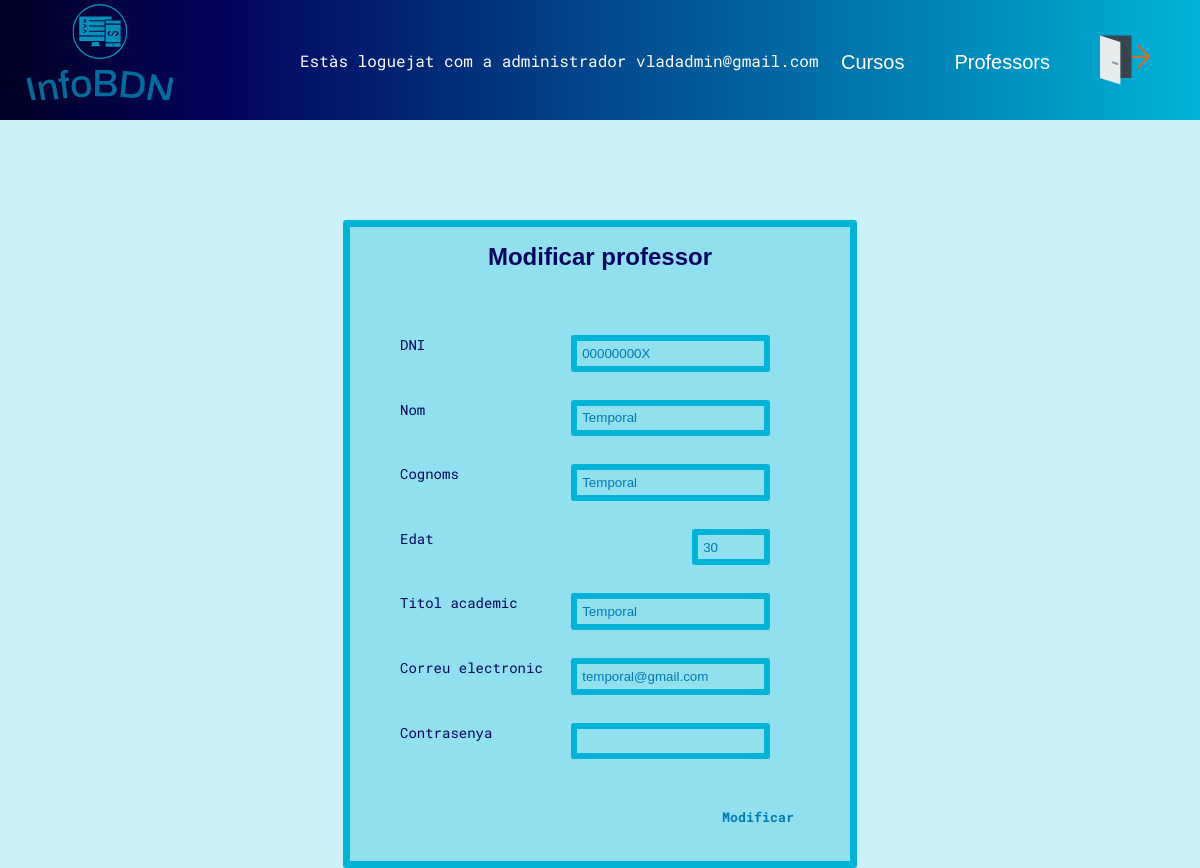
/InfoBDN/edit_prof.php?dni=00000000X (signed in), run on the app's committed database.
### tables this page shows
CREATE TABLE `professor` (
  `DNI` varchar(12) NOT NULL,
  `Nom` varchar(20) NOT NULL,
  `Cognoms` varchar(20) NOT NULL,
  `Edat` int(2) NOT NULL DEFAULT 30,
  `Titol_academic` varchar(20) NOT NULL,
  `Foto` varchar(255) NOT NULL,
  `Mail` varchar(55) NOT NULL,
  `Actiu` varchar(2) NOT NULL DEFAULT 'si',
  `password` varchar(55) NOT NULL
);

### InfoBDN/edit_prof.php (the view, shortened to what this page needs)
<!DOCTYPE html>
<html lang="ca">
<head>
    <link rel="stylesheet" href="style.css">
</head>
<body>
    <?php
    include "functions.php";
    $bddcon = getBddConn();
    if (isset($_SESSION["email"]) && $_SESSION["role"] == "admin") {
        if ($_POST) {
            $dni = $_POST['dni'];
            $nom = $_POST['nom'];
            $cognoms = $_POST['cognoms'];
            $edat = $_POST['edat'];
            $titol = $_POST['titol'];
            $email = $_POST['correu'];
            $password = $_POST['password'];
            $md5pass = md5($password);
            $sql = "UPDATE professor SET Nom='$nom', Cognoms='$cognoms', Edat='$edat', Titol_academic='$titol', Mail='$email', password='$md5pass' WHERE DNI LIKE '$dni'";
            $consulta = mysqli_query($bddcon, $sql);
            if (!$consulta) {
                echo mysqli_error($bddcon) . "<br>";
                echo "Error querry no valida " . $sql;
                echo "Redirigint..";
                echo "<META HTTP-EQUIV='REFRESH' CONTENT='3;URL=profs_admin.php'>";
            } else {
                echo "Professor modificat exitosament!!!";
                echo "<META HTTP-EQUIV='REFRESH' CONTENT='3;URL=profs_admin.php'>";
            }
        } else {
            if ($_REQUEST['dni']) {
                $dni = $_REQUEST['dni'];
                $sql = "SELECT * FROM professor WHERE DNI LIKE '$dni'";
                $consulta = mysqli_query($bddcon, $sql);
                if (!$consulta) {
                    echo mysqli_error($bddcon) . "<br>";
                    echo "Error querry no valida " . $sql;
                    echo "Redirigint..";
                    echo "<META HTTP-EQUIV='REFRESH' CONTENT='3;URL=profs_admin.php'>";
                } else {
                    $prof = mysqli_fetch_assoc($consulta);
                    echo "<form class='big_form form' action='edit_prof.php' ENCTYPE='multipart/form-data' method='post'>
                        <h1> Modificar professor </h1>
                        <p>DNI<input type='text' name='dni' id='dni' value='" . $prof['DNI'] . "' readonly></p>
                        <p>Nom<input required type='text' name='nom' id='nom' value='" . $prof['Nom'] . "'></p>
                        <p>Cognoms<input required type='text' name='cognoms' id='cognoms' value='" . $prof['Cognoms'] . "'></p>
                        <p>Edat<input required type='number' name='edat' id='edat' max='100' min='18' value='" . $prof['Edat'] . "'></p>
                        <p>Titol academic<input required type='text' name='titol' id='titol' value='" . $prof['Titol_academic'] . "'></p>
                        <p>Correu electronic<input required type='email' name='correu' id='correu' value='" . $prof['Mail'] . "'></p>
                        <p>Contrasenya<input required type='password' name='password' id='password'></p>
                        <p><button class='submit_button' type='submit'>Modificar</button></p>
                        </form>";
                }
            } else {
                echo "No hem pogut obtenir el DNI del professor";
                echo "<META HTTP-EQUIV='REFRESH' CONTENT='3;URL=profs_admin.php'>";
            }
        }
    } else {
        echo "<p>Has d'estar valiat per veure aquesta pàgina</p>";
        echo "<META HTTP-EQUIV='REFRESH' CONTENT='3;URL=index.php'>";
    }
    ?>
</body>
</html>

### InfoBDN/style.css (style rules this page uses)
body { background-color: #caf0f8; display: flex; flex-direction: column; align-items: center; margin: 0; font-family: 'Roboto Mono'; color: #0077b6; }
.form { font-size: 14px; margin-top: 100px; width: 300px; display: flex; flex-direction: column; align-items: center; margin-left: auto; margin-right: auto; background-color: #90e0ef; color: #03045e; border: 7px solid #00b4d8; border-radius: 3px; }
h1 { font-family: 'Fengardo Neue', sans-serif; font-size: 24px; margin-bottom: 50px; }
input { border: 6px solid #00b4d8; border-radius: 3px; background-color: #90e0ef; color: #0077b6; padding: 0.3rem; }
.submit_button { background-color: #90e0ef; color: #0077b6; border: none; font-family: 'Roboto Mono'; font-weight: bolder; margin-left: 80px; }
.big_form { width: 500px; }
.big_form>p { width: 100%; padding-left: 20%; }
.big_form>p>input { float: right; margin-right: 130px; }
.big_form>p>.submit_button { float: right; margin-right: 100px; margin-top: 20px; margin-bottom: 20px; }

### data on the page
professor: dni "00000000X", nom "Temporal", cognoms "Temporal", edat "30", titol "Temporal", correu "temporal@gmail.com"

### other printed values
$_SESSION['email'] "vladadmin@gmail.com"
